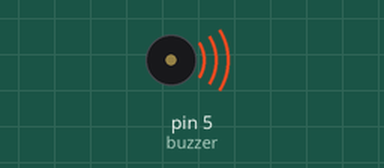
Bench run of a sketch on a simulated Arduino Uno, built with avr-gcc and run on an emulated ATmega328P. Parts: buzzer (waves = sounding).

Above: at 0.5 s.
Timing chart, 0 to 4.6 s (numbered marks = the images above):
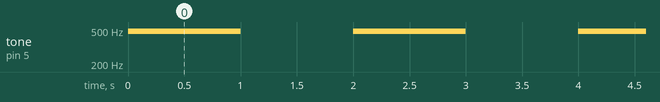

The sketch:

passiveBuzzer.ino
```cpp
#define buzzer 5

void setup()
{
    pinMode(buzzer, OUTPUT);
}

void loop()
{
	tone(buzzer, 482);
    delay(1000);
    noTone(buzzer);
    delay(1000);

}
```

Measured:
- by itself, tone on pin 5 (buzzer): alternates 482 Hz for 1.0 s and silent for 1.0 s
